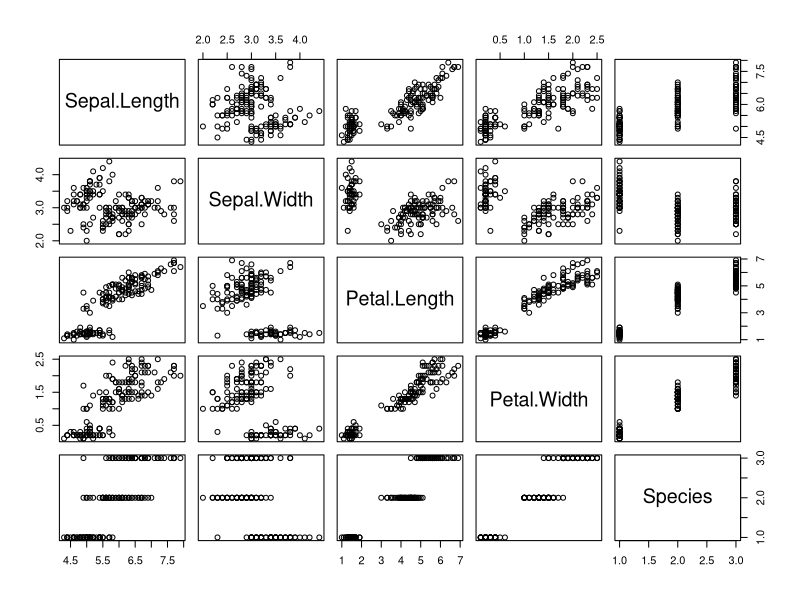
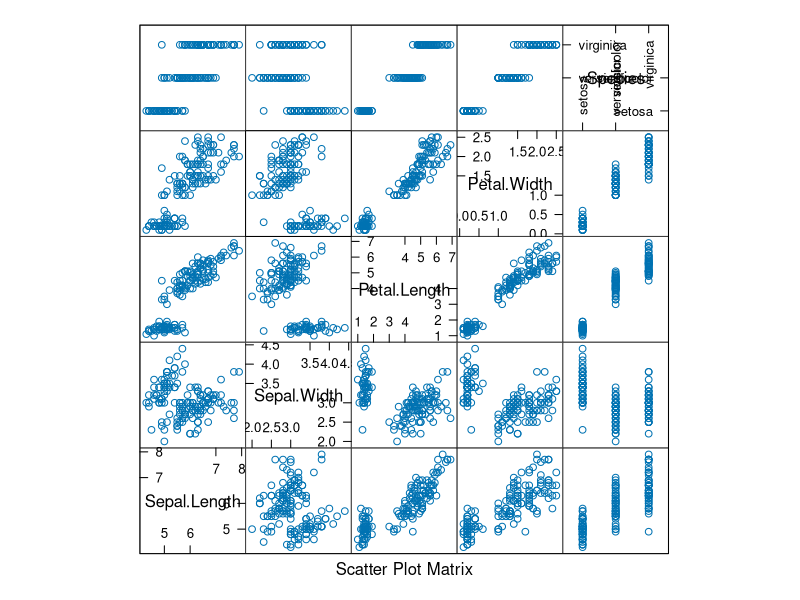

Write R code to recreate these figures, in order.
summary(mtcars)
summary(log(mtcars))

mean(mtcars$mpg)


cor(mtcars)
####
# vs          am       gear        carb
# mpg   0.6640389  0.59983243  0.4802848 -0.55092507
# cyl  -0.8108118 -0.52260705 -0.4926866  0.52698829
# disp -0.7104159 -0.59122704 -0.5555692  0.39497686
# hp   -0.7230967 -0.24320426 -0.1257043  0.74981247
# drat  0.4402785  0.71271113  0.6996101 -0.09078980
# wt   -0.5549157 -0.69249526 -0.5832870  0.42760594
# qsec  0.7445354 -0.22986086 -0.2126822 -0.65624923
####

##For multiple line comment out: Command+Shift+C

cor(log(mtcars))
pairs(iris)
library(lattice)
splom(iris)


###For data types
head(iris)


mysubset=subset(iris,Species="setosa")
mysubset


head(mysubset)
head(mysubset[-2])
